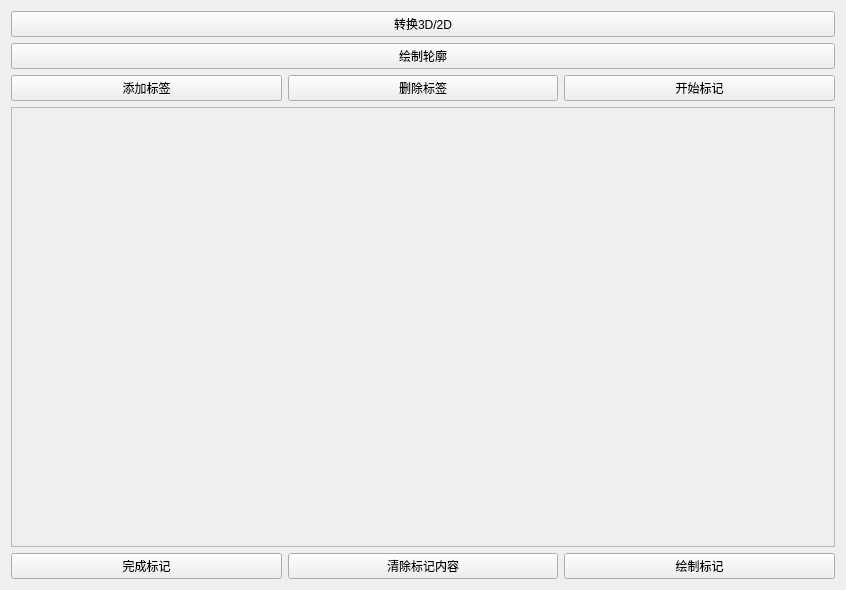
<?xml version="1.0" encoding="UTF-8"?>
<ui version="4.0">
 <class>DepthToPCLClass</class>
 <widget class="QWidget" name="DepthToPCLClass">
  <property name="geometry">
   <rect>
    <x>0</x>
    <y>0</y>
    <width>846</width>
    <height>590</height>
   </rect>
  </property>
  <property name="windowTitle">
   <string>DepthToPCL</string>
  </property>
  <layout class="QVBoxLayout" name="verticalLayout_2">
   <item>
    <layout class="QHBoxLayout" name="ToolBarHorizontalLayout"/>
   </item>
   <item>
    <layout class="QHBoxLayout" name="horizontalLayout" stretch="1,8">
     <property name="sizeConstraint">
      <enum>QLayout::SetDefaultConstraint</enum>
     </property>
     <item>
      <layout class="QVBoxLayout" name="verticalLayout">
       <item>
        <layout class="QVBoxLayout" name="menuInterfaceLayout"/>
       </item>
       <item>
        <widget class="QPushButton" name="changeFormBtn">
         <property name="text">
          <string>转换3D/2D</string>
         </property>
        </widget>
       </item>
       <item>
        <widget class="QPushButton" name="drawCounterBtn">
         <property name="text">
          <string>绘制轮廓</string>
         </property>
        </widget>
       </item>
       <item>
        <layout class="QVBoxLayout" name="verticalLayout_4" stretch="0,0,0">
         <item>
          <layout class="QHBoxLayout" name="horizontalLayout_4">
           <item>
            <widget class="QPushButton" name="addDynamicLabel">
             <property name="text">
              <string>添加标签</string>
             </property>
            </widget>
           </item>
           <item>
            <widget class="QPushButton" name="delDynamicLabel">
             <property name="text">
              <string>删除标签</string>
             </property>
            </widget>
           </item>
           <item>
            <widget class="QPushButton" name="startTagBtn">
             <property name="text">
              <string>开始标记</string>
             </property>
            </widget>
           </item>
          </layout>
         </item>
         <item>
          <widget class="QScrollArea" name="scrollArea">
           <property name="widgetResizable">
            <bool>true</bool>
           </property>
           <widget class="QWidget" name="scrollAreaWidgetContents">
            <property name="geometry">
             <rect>
              <x>0</x>
              <y>0</y>
              <width>242</width>
              <height>428</height>
             </rect>
            </property>
           </widget>
          </widget>
         </item>
         <item>
          <layout class="QHBoxLayout" name="horizontalLayout_5">
           <item>
            <widget class="QPushButton" name="MarkCompleted">
             <property name="text">
              <string>完成标记</string>
             </property>
            </widget>
           </item>
           <item>
            <widget class="QPushButton" name="clearMarkersBtn">
             <property name="text">
              <string>清除标记内容</string>
             </property>
            </widget>
           </item>
           <item>
            <widget class="QPushButton" name="drawMarkersBtn">
             <property name="text">
              <string>绘制标记</string>
             </property>
            </widget>
           </item>
          </layout>
         </item>
        </layout>
       </item>
      </layout>
     </item>
     <item>
      <layout class="QVBoxLayout" name="verticalLayout_5" stretch="1,99">
       <item>
        <layout class="QHBoxLayout" name="vtkToolBarLayout"/>
       </item>
       <item>
        <layout class="QHBoxLayout" name="VTKWidgetLayout"/>
       </item>
      </layout>
     </item>
    </layout>
   </item>
  </layout>
 </widget>
 <layoutdefault spacing="6" margin="11"/>
 <resources>
  <include location="DepthToPCL.qrc"/>
 </resources>
 <connections/>
</ui>
